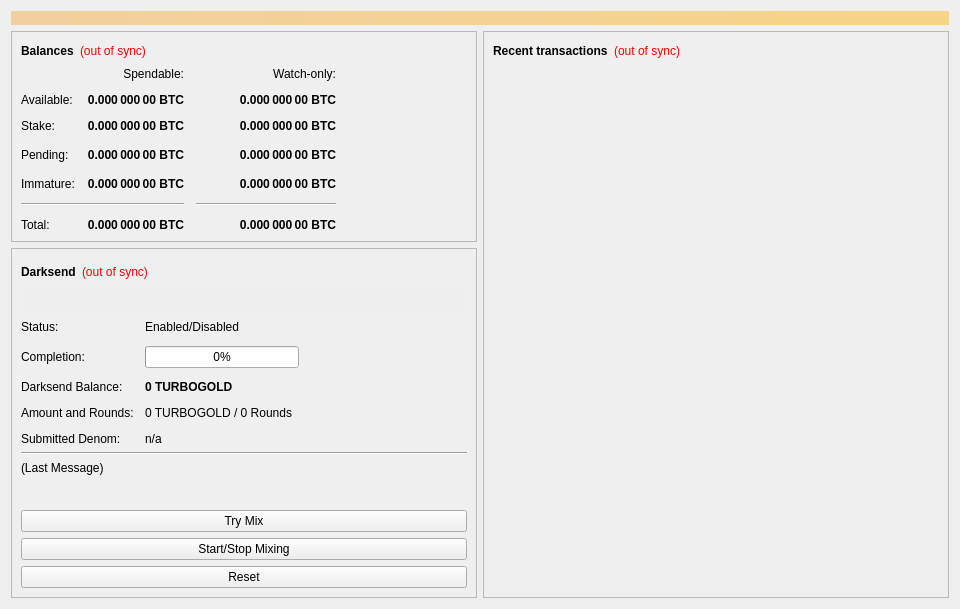
<?xml version="1.0" encoding="UTF-8"?>
<ui version="4.0">
 <class>OverviewPage</class>
 <widget class="QWidget" name="OverviewPage">
  <property name="geometry">
   <rect>
    <x>0</x>
    <y>0</y>
    <width>960</width>
    <height>594</height>
   </rect>
  </property>
  <property name="minimumSize">
   <size>
    <width>960</width>
    <height>0</height>
   </size>
  </property>
  <property name="windowTitle">
   <string>Form</string>
  </property>
  <layout class="QVBoxLayout" name="topLayout">
   <item>
    <widget class="QLabel" name="labelAlerts">
     <property name="visible">
      <bool>false</bool>
     </property>
     <property name="styleSheet">
      <string notr="true">background-color: qlineargradient(x1: 0, y1: 0, x2: 1, y2: 0, stop:0 #F0D0A0, stop:1 #F8D488); color:#000000;</string>
     </property>
     <property name="wordWrap">
      <bool>true</bool>
     </property>
     <property name="margin">
      <number>3</number>
     </property>
    </widget>
   </item>
   <item>
    <layout class="QHBoxLayout" name="horizontalLayout" stretch="1,1">
     <item>
      <layout class="QVBoxLayout" name="verticalLayout_2">
       <item>
        <widget class="QFrame" name="frame">
         <property name="frameShape">
          <enum>QFrame::StyledPanel</enum>
         </property>
         <property name="frameShadow">
          <enum>QFrame::Raised</enum>
         </property>
         <layout class="QVBoxLayout" name="verticalLayout_4">
          <item>
           <layout class="QHBoxLayout" name="horizontalLayout_4">
            <item>
             <widget class="QLabel" name="label_5">
              <property name="font">
               <font>
                <weight>75</weight>
                <bold>true</bold>
               </font>
              </property>
              <property name="text">
               <string>Balances</string>
              </property>
             </widget>
            </item>
            <item>
             <widget class="QLabel" name="labelWalletStatus">
              <property name="cursor">
               <cursorShape>WhatsThisCursor</cursorShape>
              </property>
              <property name="toolTip">
               <string>The displayed information may be out of date. Your wallet automatically synchronizes with the Turbogold network after a connection is established, but this process has not completed yet.</string>
              </property>
              <property name="styleSheet">
               <string notr="true">QLabel { color: red; }</string>
              </property>
              <property name="text">
               <string notr="true">(out of sync)</string>
              </property>
              <property name="alignment">
               <set>Qt::AlignLeading|Qt::AlignLeft|Qt::AlignVCenter</set>
              </property>
             </widget>
            </item>
            <item>
             <spacer name="horizontalSpacer_3">
              <property name="orientation">
               <enum>Qt::Horizontal</enum>
              </property>
              <property name="sizeHint" stdset="0">
               <size>
                <width>40</width>
                <height>20</height>
               </size>
              </property>
             </spacer>
            </item>
           </layout>
          </item>
          <item>
           <layout class="QGridLayout" name="gridLayout">
            <property name="spacing">
             <number>12</number>
            </property>
            <item row="3" column="2">
             <widget class="QLabel" name="labelWatchPending">
              <property name="font">
               <font>
                <weight>75</weight>
                <bold>true</bold>
               </font>
              </property>
              <property name="cursor">
               <cursorShape>IBeamCursor</cursorShape>
              </property>
              <property name="toolTip">
               <string>Unconfirmed transactions to watch-only addresses</string>
              </property>
              <property name="text">
               <string notr="true">0.000 000 00 BTC</string>
              </property>
              <property name="alignment">
               <set>Qt::AlignRight|Qt::AlignTrailing|Qt::AlignVCenter</set>
              </property>
              <property name="textInteractionFlags">
               <set>Qt::LinksAccessibleByMouse|Qt::TextSelectableByKeyboard|Qt::TextSelectableByMouse</set>
              </property>
             </widget>
            </item>
            <item row="3" column="1">
             <widget class="QLabel" name="labelUnconfirmed">
              <property name="font">
               <font>
                <weight>75</weight>
                <bold>true</bold>
               </font>
              </property>
              <property name="cursor">
               <cursorShape>IBeamCursor</cursorShape>
              </property>
              <property name="toolTip">
               <string>Total of transactions that have yet to be confirmed, and do not yet count toward the spendable balance</string>
              </property>
              <property name="text">
               <string notr="true">0.000 000 00 BTC</string>
              </property>
              <property name="alignment">
               <set>Qt::AlignRight|Qt::AlignTrailing|Qt::AlignVCenter</set>
              </property>
              <property name="textInteractionFlags">
               <set>Qt::LinksAccessibleByMouse|Qt::TextSelectableByKeyboard|Qt::TextSelectableByMouse</set>
              </property>
             </widget>
            </item>
            <item row="4" column="2">
             <widget class="QLabel" name="labelWatchImmature">
              <property name="font">
               <font>
                <weight>75</weight>
                <bold>true</bold>
               </font>
              </property>
              <property name="cursor">
               <cursorShape>IBeamCursor</cursorShape>
              </property>
              <property name="toolTip">
               <string>Mined balance in watch-only addresses that has not yet matured</string>
              </property>
              <property name="text">
               <string notr="true">0.000 000 00 BTC</string>
              </property>
              <property name="alignment">
               <set>Qt::AlignRight|Qt::AlignTrailing|Qt::AlignVCenter</set>
              </property>
              <property name="textInteractionFlags">
               <set>Qt::LinksAccessibleByMouse|Qt::TextSelectableByKeyboard|Qt::TextSelectableByMouse</set>
              </property>
             </widget>
            </item>
            <item row="5" column="0" colspan="2">
             <widget class="Line" name="lineSpendableBalance">
              <property name="orientation">
               <enum>Qt::Horizontal</enum>
              </property>
             </widget>
            </item>
            <item row="5" column="2">
             <widget class="Line" name="lineWatchBalance">
              <property name="sizePolicy">
               <sizepolicy hsizetype="Preferred" vsizetype="Fixed">
                <horstretch>0</horstretch>
                <verstretch>0</verstretch>
               </sizepolicy>
              </property>
              <property name="minimumSize">
               <size>
                <width>140</width>
                <height>0</height>
               </size>
              </property>
              <property name="orientation">
               <enum>Qt::Horizontal</enum>
              </property>
             </widget>
            </item>
            <item row="6" column="0">
             <widget class="QLabel" name="labelTotalText">
              <property name="text">
               <string>Total:</string>
              </property>
             </widget>
            </item>
            <item row="4" column="1">
             <widget class="QLabel" name="labelImmature">
              <property name="font">
               <font>
                <weight>75</weight>
                <bold>true</bold>
               </font>
              </property>
              <property name="cursor">
               <cursorShape>IBeamCursor</cursorShape>
              </property>
              <property name="toolTip">
               <string>Mined balance that has not yet matured</string>
              </property>
              <property name="text">
               <string notr="true">0.000 000 00 BTC</string>
              </property>
              <property name="alignment">
               <set>Qt::AlignRight|Qt::AlignTrailing|Qt::AlignVCenter</set>
              </property>
              <property name="textInteractionFlags">
               <set>Qt::LinksAccessibleByMouse|Qt::TextSelectableByKeyboard|Qt::TextSelectableByMouse</set>
              </property>
             </widget>
            </item>
            <item row="3" column="3">
             <spacer name="horizontalSpacer_2">
              <property name="orientation">
               <enum>Qt::Horizontal</enum>
              </property>
              <property name="sizeHint" stdset="0">
               <size>
                <width>40</width>
                <height>20</height>
               </size>
              </property>
             </spacer>
            </item>
            <item row="4" column="0">
             <widget class="QLabel" name="labelImmatureText">
              <property name="text">
               <string>Immature:</string>
              </property>
             </widget>
            </item>
            <item row="6" column="1">
             <widget class="QLabel" name="labelTotal">
              <property name="font">
               <font>
                <weight>75</weight>
                <bold>true</bold>
               </font>
              </property>
              <property name="cursor">
               <cursorShape>IBeamCursor</cursorShape>
              </property>
              <property name="toolTip">
               <string>Your current total balance</string>
              </property>
              <property name="text">
               <string notr="true">0.000 000 00 BTC</string>
              </property>
              <property name="alignment">
               <set>Qt::AlignRight|Qt::AlignTrailing|Qt::AlignVCenter</set>
              </property>
              <property name="textInteractionFlags">
               <set>Qt::LinksAccessibleByMouse|Qt::TextSelectableByKeyboard|Qt::TextSelectableByMouse</set>
              </property>
             </widget>
            </item>
            <item row="6" column="2">
             <widget class="QLabel" name="labelWatchTotal">
              <property name="font">
               <font>
                <weight>75</weight>
                <bold>true</bold>
               </font>
              </property>
              <property name="cursor">
               <cursorShape>IBeamCursor</cursorShape>
              </property>
              <property name="toolTip">
               <string>Current total balance in watch-only addresses</string>
              </property>
              <property name="text">
               <string notr="true">0.000 000 00 BTC</string>
              </property>
              <property name="alignment">
               <set>Qt::AlignRight|Qt::AlignTrailing|Qt::AlignVCenter</set>
              </property>
              <property name="textInteractionFlags">
               <set>Qt::LinksAccessibleByMouse|Qt::TextSelectableByKeyboard|Qt::TextSelectableByMouse</set>
              </property>
             </widget>
            </item>
            <item row="0" column="2">
             <widget class="QLabel" name="labelWatchonly">
              <property name="text">
               <string>Watch-only:</string>
              </property>
              <property name="alignment">
               <set>Qt::AlignRight|Qt::AlignTrailing|Qt::AlignVCenter</set>
              </property>
             </widget>
            </item>
            <item row="1" column="0">
             <widget class="QLabel" name="labelBalanceText">
              <property name="text">
               <string>Available:</string>
              </property>
             </widget>
            </item>
            <item row="1" column="1">
             <widget class="QLabel" name="labelBalance">
              <property name="font">
               <font>
                <weight>75</weight>
                <bold>true</bold>
               </font>
              </property>
              <property name="cursor">
               <cursorShape>IBeamCursor</cursorShape>
              </property>
              <property name="toolTip">
               <string>Your current spendable balance</string>
              </property>
              <property name="text">
               <string notr="true">0.000 000 00 BTC</string>
              </property>
              <property name="alignment">
               <set>Qt::AlignRight|Qt::AlignTrailing|Qt::AlignVCenter</set>
              </property>
              <property name="textInteractionFlags">
               <set>Qt::LinksAccessibleByMouse|Qt::TextSelectableByKeyboard|Qt::TextSelectableByMouse</set>
              </property>
             </widget>
            </item>
            <item row="2" column="0">
             <widget class="QLabel" name="label_10">
              <property name="text">
               <string>Stake:</string>
              </property>
             </widget>
            </item>
            <item row="2" column="1">
             <widget class="QLabel" name="labelStake">
              <property name="font">
               <font>
                <weight>75</weight>
                <bold>true</bold>
               </font>
              </property>
              <property name="cursor">
               <cursorShape>IBeamCursor</cursorShape>
              </property>
              <property name="toolTip">
               <string>Total of coins that was staked, and do not yet count toward the current balance</string>
              </property>
              <property name="text">
               <string notr="true">0.000 000 00 BTC</string>
              </property>
              <property name="alignment">
               <set>Qt::AlignRight|Qt::AlignTrailing|Qt::AlignVCenter</set>
              </property>
              <property name="textInteractionFlags">
               <set>Qt::LinksAccessibleByMouse|Qt::TextSelectableByKeyboard|Qt::TextSelectableByMouse</set>
              </property>
             </widget>
            </item>
            <item row="2" column="2">
             <widget class="QLabel" name="labelWatchStake">
              <property name="font">
               <font>
                <weight>75</weight>
                <bold>true</bold>
               </font>
              </property>
              <property name="cursor">
               <cursorShape>IBeamCursor</cursorShape>
              </property>
              <property name="toolTip">
               <string>Total of coins that was staked in watch-only addresses, and do not yet count toward the current watch-only balance</string>
              </property>
              <property name="text">
               <string notr="true">0.000 000 00 BTC</string>
              </property>
              <property name="alignment">
               <set>Qt::AlignRight|Qt::AlignTrailing|Qt::AlignVCenter</set>
              </property>
              <property name="textInteractionFlags">
               <set>Qt::LinksAccessibleByMouse|Qt::TextSelectableByKeyboard|Qt::TextSelectableByMouse</set>
              </property>
             </widget>
            </item>
            <item row="1" column="2">
             <widget class="QLabel" name="labelWatchAvailable">
              <property name="font">
               <font>
                <weight>75</weight>
                <bold>true</bold>
               </font>
              </property>
              <property name="cursor">
               <cursorShape>IBeamCursor</cursorShape>
              </property>
              <property name="toolTip">
               <string>Your current balance in watch-only addresses</string>
              </property>
              <property name="text">
               <string notr="true">0.000 000 00 BTC</string>
              </property>
              <property name="alignment">
               <set>Qt::AlignRight|Qt::AlignTrailing|Qt::AlignVCenter</set>
              </property>
              <property name="textInteractionFlags">
               <set>Qt::LinksAccessibleByMouse|Qt::TextSelectableByKeyboard|Qt::TextSelectableByMouse</set>
              </property>
             </widget>
            </item>
            <item row="3" column="0">
             <widget class="QLabel" name="labelPendingText">
              <property name="text">
               <string>Pending:</string>
              </property>
             </widget>
            </item>
            <item row="0" column="1">
             <widget class="QLabel" name="labelSpendable">
              <property name="text">
               <string>Spendable:</string>
              </property>
              <property name="alignment">
               <set>Qt::AlignRight|Qt::AlignTrailing|Qt::AlignVCenter</set>
              </property>
             </widget>
            </item>
           </layout>
          </item>
         </layout>
        </widget>
       </item>
       <item>
        <widget class="QFrame" name="frameDarksend">
         <property name="sizePolicy">
          <sizepolicy hsizetype="Expanding" vsizetype="Expanding">
           <horstretch>0</horstretch>
           <verstretch>0</verstretch>
          </sizepolicy>
         </property>
         <property name="minimumSize">
          <size>
           <width>0</width>
           <height>350</height>
          </size>
         </property>
         <property name="layoutDirection">
          <enum>Qt::LeftToRight</enum>
         </property>
         <property name="frameShape">
          <enum>QFrame::StyledPanel</enum>
         </property>
         <property name="frameShadow">
          <enum>QFrame::Raised</enum>
         </property>
         <layout class="QVBoxLayout" name="verticalLayout_5">
          <item>
           <layout class="QHBoxLayout" name="horizontalLayout_5">
            <item>
             <widget class="QLabel" name="label_2">
              <property name="font">
               <font>
                <weight>75</weight>
                <bold>true</bold>
               </font>
              </property>
              <property name="text">
               <string>Darksend</string>
              </property>
             </widget>
            </item>
            <item>
             <widget class="QLabel" name="labelDarksendSyncStatus">
              <property name="toolTip">
               <string>The displayed information may be out of date. Your wallet automatically synchronizes with the Turbogold network after a connection is established, but this process has not completed yet.</string>
              </property>
              <property name="styleSheet">
               <string notr="true">QLabel { color: red; }</string>
              </property>
              <property name="text">
               <string notr="true">(out of sync)</string>
              </property>
              <property name="alignment">
               <set>Qt::AlignLeading|Qt::AlignLeft|Qt::AlignVCenter</set>
              </property>
             </widget>
            </item>
            <item>
             <spacer name="horizontalSpacer_4">
              <property name="orientation">
               <enum>Qt::Horizontal</enum>
              </property>
              <property name="sizeHint" stdset="0">
               <size>
                <width>40</width>
                <height>20</height>
               </size>
              </property>
             </spacer>
            </item>
           </layout>
          </item>
          <item>
           <widget class="QPushButton" name="runAutoDenom">
            <property name="palette">
             <palette>
              <active>
               <colorrole role="WindowText">
                <brush brushstyle="SolidPattern">
                 <color alpha="255">
                  <red>0</red>
                  <green>0</green>
                  <blue>0</blue>
                 </color>
                </brush>
               </colorrole>
               <colorrole role="Button">
                <brush brushstyle="SolidPattern">
                 <color alpha="255">
                  <red>239</red>
                  <green>238</green>
                  <blue>238</blue>
                 </color>
                </brush>
               </colorrole>
               <colorrole role="Light">
                <brush brushstyle="SolidPattern">
                 <color alpha="255">
                  <red>255</red>
                  <green>255</green>
                  <blue>255</blue>
                 </color>
                </brush>
               </colorrole>
               <colorrole role="Midlight">
                <brush brushstyle="SolidPattern">
                 <color alpha="255">
                  <red>247</red>
                  <green>246</green>
                  <blue>246</blue>
                 </color>
                </brush>
               </colorrole>
               <colorrole role="Dark">
                <brush brushstyle="SolidPattern">
                 <color alpha="255">
                  <red>119</red>
                  <green>119</green>
                  <blue>119</blue>
                 </color>
                </brush>
               </colorrole>
               <colorrole role="Mid">
                <brush brushstyle="SolidPattern">
                 <color alpha="255">
                  <red>159</red>
                  <green>159</green>
                  <blue>159</blue>
                 </color>
                </brush>
               </colorrole>
               <colorrole role="Text">
                <brush brushstyle="SolidPattern">
                 <color alpha="255">
                  <red>0</red>
                  <green>0</green>
                  <blue>0</blue>
                 </color>
                </brush>
               </colorrole>
               <colorrole role="BrightText">
                <brush brushstyle="SolidPattern">
                 <color alpha="255">
                  <red>255</red>
                  <green>255</green>
                  <blue>255</blue>
                 </color>
                </brush>
               </colorrole>
               <colorrole role="ButtonText">
                <brush brushstyle="SolidPattern">
                 <color alpha="255">
                  <red>0</red>
                  <green>0</green>
                  <blue>0</blue>
                 </color>
                </brush>
               </colorrole>
               <colorrole role="Base">
                <brush brushstyle="SolidPattern">
                 <color alpha="255">
                  <red>255</red>
                  <green>255</green>
                  <blue>255</blue>
                 </color>
                </brush>
               </colorrole>
               <colorrole role="Window">
                <brush brushstyle="SolidPattern">
                 <color alpha="255">
                  <red>239</red>
                  <green>238</green>
                  <blue>238</blue>
                 </color>
                </brush>
               </colorrole>
               <colorrole role="Shadow">
                <brush brushstyle="SolidPattern">
                 <color alpha="255">
                  <red>0</red>
                  <green>0</green>
                  <blue>0</blue>
                 </color>
                </brush>
               </colorrole>
               <colorrole role="AlternateBase">
                <brush brushstyle="SolidPattern">
                 <color alpha="255">
                  <red>247</red>
                  <green>246</green>
                  <blue>246</blue>
                 </color>
                </brush>
               </colorrole>
               <colorrole role="ToolTipBase">
                <brush brushstyle="SolidPattern">
                 <color alpha="255">
                  <red>255</red>
                  <green>255</green>
                  <blue>220</blue>
                 </color>
                </brush>
               </colorrole>
               <colorrole role="ToolTipText">
                <brush brushstyle="SolidPattern">
                 <color alpha="255">
                  <red>0</red>
                  <green>0</green>
                  <blue>0</blue>
                 </color>
                </brush>
               </colorrole>
              </active>
              <inactive>
               <colorrole role="WindowText">
                <brush brushstyle="SolidPattern">
                 <color alpha="255">
                  <red>0</red>
                  <green>0</green>
                  <blue>0</blue>
                 </color>
                </brush>
               </colorrole>
               <colorrole role="Button">
                <brush brushstyle="SolidPattern">
                 <color alpha="255">
                  <red>239</red>
                  <green>238</green>
                  <blue>238</blue>
                 </color>
                </brush>
               </colorrole>
               <colorrole role="Light">
                <brush brushstyle="SolidPattern">
                 <color alpha="255">
                  <red>255</red>
                  <green>255</green>
                  <blue>255</blue>
                 </color>
                </brush>
               </colorrole>
               <colorrole role="Midlight">
                <brush brushstyle="SolidPattern">
                 <color alpha="255">
                  <red>247</red>
                  <green>246</green>
                  <blue>246</blue>
                 </color>
                </brush>
               </colorrole>
               <colorrole role="Dark">
                <brush brushstyle="SolidPattern">
                 <color alpha="255">
                  <red>119</red>
                  <green>119</green>
                  <blue>119</blue>
                 </color>
                </brush>
               </colorrole>
               <colorrole role="Mid">
                <brush brushstyle="SolidPattern">
                 <color alpha="255">
                  <red>159</red>
                  <green>159</green>
                  <blue>159</blue>
                 </color>
                </brush>
               </colorrole>
               <colorrole role="Text">
                <brush brushstyle="SolidPattern">
                 <color alpha="255">
                  <red>0</red>
                  <green>0</green>
                  <blue>0</blue>
                 </color>
                </brush>
               </colorrole>
               <colorrole role="BrightText">
                <brush brushstyle="SolidPattern">
                 <color alpha="255">
                  <red>255</red>
                  <green>255</green>
                  <blue>255</blue>
                 </color>
                </brush>
               </colorrole>
               <colorrole role="ButtonText">
                <brush brushstyle="SolidPattern">
                 <color alpha="255">
                  <red>0</red>
                  <green>0</green>
                  <blue>0</blue>
                 </color>
                </brush>
               </colorrole>
               <colorrole role="Base">
                <brush brushstyle="SolidPattern">
                 <color alpha="255">
                  <red>255</red>
                  <green>255</green>
                  <blue>255</blue>
                 </color>
                </brush>
               </colorrole>
               <colorrole role="Window">
                <brush brushstyle="SolidPattern">
                 <color alpha="255">
                  <red>239</red>
                  <green>238</green>
                  <blue>238</blue>
                 </color>
                </brush>
               </colorrole>
               <colorrole role="Shadow">
                <brush brushstyle="SolidPattern">
                 <color alpha="255">
                  <red>0</red>
                  <green>0</green>
                  <blue>0</blue>
                 </color>
                </brush>
               </colorrole>
               <colorrole role="AlternateBase">
                <brush brushstyle="SolidPattern">
                 <color alpha="255">
                  <red>247</red>
                  <green>246</green>
                  <blue>246</blue>
                 </color>
                </brush>
               </colorrole>
               <colorrole role="ToolTipBase">
                <brush brushstyle="SolidPattern">
                 <color alpha="255">
                  <red>255</red>
                  <green>255</green>
                  <blue>220</blue>
                 </color>
                </brush>
               </colorrole>
               <colorrole role="ToolTipText">
                <brush brushstyle="SolidPattern">
                 <color alpha="255">
                  <red>0</red>
                  <green>0</green>
                  <blue>0</blue>
                 </color>
                </brush>
               </colorrole>
              </inactive>
              <disabled>
               <colorrole role="WindowText">
                <brush brushstyle="SolidPattern">
                 <color alpha="255">
                  <red>119</red>
                  <green>119</green>
                  <blue>119</blue>
                 </color>
                </brush>
               </colorrole>
               <colorrole role="Button">
                <brush brushstyle="SolidPattern">
                 <color alpha="255">
                  <red>239</red>
                  <green>238</green>
                  <blue>238</blue>
                 </color>
                </brush>
               </colorrole>
               <colorrole role="Light">
                <brush brushstyle="SolidPattern">
                 <color alpha="255">
                  <red>255</red>
                  <green>255</green>
                  <blue>255</blue>
                 </color>
                </brush>
               </colorrole>
               <colorrole role="Midlight">
                <brush brushstyle="SolidPattern">
                 <color alpha="255">
                  <red>247</red>
                  <green>246</green>
                  <blue>246</blue>
                 </color>
                </brush>
               </colorrole>
               <colorrole role="Dark">
                <brush brushstyle="SolidPattern">
                 <color alpha="255">
                  <red>119</red>
                  <green>119</green>
                  <blue>119</blue>
                 </color>
                </brush>
               </colorrole>
               <colorrole role="Mid">
                <brush brushstyle="SolidPattern">
                 <color alpha="255">
                  <red>159</red>
                  <green>159</green>
                  <blue>159</blue>
                 </color>
                </brush>
               </colorrole>
               <colorrole role="Text">
                <brush brushstyle="SolidPattern">
                 <color alpha="255">
                  <red>119</red>
                  <green>119</green>
                  <blue>119</blue>
                 </color>
                </brush>
               </colorrole>
               <colorrole role="BrightText">
                <brush brushstyle="SolidPattern">
                 <color alpha="255">
                  <red>255</red>
                  <green>255</green>
                  <blue>255</blue>
                 </color>
                </brush>
               </colorrole>
               <colorrole role="ButtonText">
                <brush brushstyle="SolidPattern">
                 <color alpha="255">
                  <red>119</red>
                  <green>119</green>
                  <blue>119</blue>
                 </color>
                </brush>
               </colorrole>
               <colorrole role="Base">
                <brush brushstyle="SolidPattern">
                 <color alpha="255">
                  <red>239</red>
                  <green>238</green>
                  <blue>238</blue>
                 </color>
                </brush>
               </colorrole>
               <colorrole role="Window">
                <brush brushstyle="SolidPattern">
                 <color alpha="255">
                  <red>239</red>
                  <green>238</green>
                  <blue>238</blue>
                 </color>
                </brush>
               </colorrole>
               <colorrole role="Shadow">
                <brush brushstyle="SolidPattern">
                 <color alpha="255">
                  <red>0</red>
                  <green>0</green>
                  <blue>0</blue>
                 </color>
                </brush>
               </colorrole>
               <colorrole role="AlternateBase">
                <brush brushstyle="SolidPattern">
                 <color alpha="255">
                  <red>239</red>
                  <green>238</green>
                  <blue>238</blue>
                 </color>
                </brush>
               </colorrole>
               <colorrole role="ToolTipBase">
                <brush brushstyle="SolidPattern">
                 <color alpha="255">
                  <red>255</red>
                  <green>255</green>
                  <blue>220</blue>
                 </color>
                </brush>
               </colorrole>
               <colorrole role="ToolTipText">
                <brush brushstyle="SolidPattern">
                 <color alpha="255">
                  <red>0</red>
                  <green>0</green>
                  <blue>0</blue>
                 </color>
                </brush>
               </colorrole>
              </disabled>
             </palette>
            </property>
            <property name="focusPolicy">
             <enum>Qt::NoFocus</enum>
            </property>
            <property name="autoFillBackground">
             <bool>true</bool>
            </property>
            <property name="text">
             <string/>
            </property>
            <property name="flat">
             <bool>true</bool>
            </property>
           </widget>
          </item>
          <item>
           <layout class="QFormLayout" name="formLayout">
            <property name="fieldGrowthPolicy">
             <enum>QFormLayout::AllNonFixedFieldsGrow</enum>
            </property>
            <property name="horizontalSpacing">
             <number>11</number>
            </property>
            <property name="verticalSpacing">
             <number>12</number>
            </property>
            <item row="0" column="0">
             <widget class="QLabel" name="label_6">
              <property name="text">
               <string>Status:</string>
              </property>
             </widget>
            </item>
            <item row="1" column="0">
             <widget class="QLabel" name="label_7">
              <property name="text">
               <string>Completion:</string>
              </property>
             </widget>
            </item>
            <item row="1" column="1">
             <widget class="QProgressBar" name="darksendProgress">
              <property name="maximumSize">
               <size>
                <width>154</width>
                <height>16777215</height>
               </size>
              </property>
              <property name="value">
               <number>0</number>
              </property>
             </widget>
            </item>
            <item row="3" column="0">
             <widget class="QLabel" name="labelAnonymizedText">
              <property name="text">
               <string>Darksend Balance:</string>
              </property>
             </widget>
            </item>
            <item row="3" column="1">
             <widget class="QLabel" name="labelAnonymized">
              <property name="font">
               <font>
                <weight>75</weight>
                <bold>true</bold>
               </font>
              </property>
              <property name="text">
               <string notr="true">0 TURBOGOLD</string>
              </property>
             </widget>
            </item>
            <item row="4" column="0">
             <widget class="QLabel" name="label_8">
              <property name="text">
               <string>Amount and Rounds:</string>
              </property>
             </widget>
            </item>
            <item row="4" column="1">
             <widget class="QLabel" name="labelAmountRounds">
              <property name="text">
               <string>0 TURBOGOLD / 0 Rounds</string>
              </property>
             </widget>
            </item>
            <item row="5" column="0">
             <widget class="QLabel" name="label_9">
              <property name="text">
               <string>Submitted Denom:</string>
              </property>
             </widget>
            </item>
            <item row="5" column="1">
             <widget class="QLabel" name="labelSubmittedDenom">
              <property name="toolTip">
               <string>The denominations you submitted to the Masternode.&lt;br&gt;To mix, other users must submit the exact same denominations.</string>
              </property>
              <property name="text">
               <string>n/a</string>
              </property>
             </widget>
            </item>
            <item row="0" column="1">
             <widget class="QLabel" name="darksendEnabled">
              <property name="text">
               <string>Enabled/Disabled</string>
              </property>
             </widget>
            </item>
           </layout>
          </item>
          <item>
           <widget class="Line" name="lineLastMessage">
            <property name="orientation">
             <enum>Qt::Horizontal</enum>
            </property>
           </widget>
          </item>
          <item>
           <widget class="QLabel" name="darksendStatus">
            <property name="minimumSize">
             <size>
              <width>288</width>
              <height>43</height>
             </size>
            </property>
            <property name="text">
             <string>(Last Message)</string>
            </property>
            <property name="alignment">
             <set>Qt::AlignLeading|Qt::AlignLeft|Qt::AlignTop</set>
            </property>
            <property name="wordWrap">
             <bool>true</bool>
            </property>
           </widget>
          </item>
          <item>
           <widget class="QPushButton" name="darksendAuto">
            <property name="sizePolicy">
             <sizepolicy hsizetype="MinimumExpanding" vsizetype="Fixed">
              <horstretch>0</horstretch>
              <verstretch>0</verstretch>
             </sizepolicy>
            </property>
            <property name="toolTip">
             <string>Try to manually submit a Darksend request.</string>
            </property>
            <property name="text">
             <string>Try Mix</string>
            </property>
           </widget>
          </item>
          <item>
           <widget class="QPushButton" name="toggleDarksend">
            <property name="sizePolicy">
             <sizepolicy hsizetype="MinimumExpanding" vsizetype="Fixed">
              <horstretch>0</horstretch>
              <verstretch>0</verstretch>
             </sizepolicy>
            </property>
            <property name="text">
             <string>Start/Stop Mixing</string>
            </property>
           </widget>
          </item>
          <item>
           <widget class="QPushButton" name="darksendReset">
            <property name="sizePolicy">
             <sizepolicy hsizetype="MinimumExpanding" vsizetype="Fixed">
              <horstretch>0</horstretch>
              <verstretch>0</verstretch>
             </sizepolicy>
            </property>
            <property name="toolTip">
             <string>Reset the current status of Darksend (can interrupt Darksend if it's in the process of Mixing, which can cost you money!)</string>
            </property>
            <property name="autoFillBackground">
             <bool>false</bool>
            </property>
            <property name="text">
             <string>Reset</string>
            </property>
           </widget>
          </item>
         </layout>
        </widget>
       </item>
       <item>
        <spacer name="verticalSpacer">
         <property name="orientation">
          <enum>Qt::Vertical</enum>
         </property>
         <property name="sizeHint" stdset="0">
          <size>
           <width>20</width>
           <height>40</height>
          </size>
         </property>
        </spacer>
       </item>
      </layout>
     </item>
     <item>
      <layout class="QVBoxLayout" name="verticalLayout_3">
       <item>
        <widget class="QFrame" name="frame_2">
         <property name="frameShape">
          <enum>QFrame::StyledPanel</enum>
         </property>
         <property name="frameShadow">
          <enum>QFrame::Raised</enum>
         </property>
         <layout class="QVBoxLayout" name="verticalLayout">
          <item>
           <layout class="QHBoxLayout" name="horizontalLayout_2">
            <item>
             <widget class="QLabel" name="label_4">
              <property name="font">
               <font>
                <weight>75</weight>
                <bold>true</bold>
               </font>
              </property>
              <property name="text">
               <string>Recent transactions</string>
              </property>
             </widget>
            </item>
            <item>
             <widget class="QLabel" name="labelTransactionsStatus">
              <property name="cursor">
               <cursorShape>WhatsThisCursor</cursorShape>
              </property>
              <property name="toolTip">
               <string>The displayed information may be out of date. Your wallet automatically synchronizes with the Turbogold network after a connection is established, but this process has not completed yet.</string>
              </property>
              <property name="styleSheet">
               <string notr="true">QLabel { color: red; }</string>
              </property>
              <property name="text">
               <string notr="true">(out of sync)</string>
              </property>
              <property name="alignment">
               <set>Qt::AlignRight|Qt::AlignTrailing|Qt::AlignVCenter</set>
              </property>
             </widget>
            </item>
            <item>
             <spacer name="horizontalSpacer">
              <property name="orientation">
               <enum>Qt::Horizontal</enum>
              </property>
              <property name="sizeHint" stdset="0">
               <size>
                <width>40</width>
                <height>20</height>
               </size>
              </property>
             </spacer>
            </item>
           </layout>
          </item>
          <item>
           <widget class="QListView" name="listTransactions">
            <property name="styleSheet">
             <string notr="true">QListView { background: transparent; }</string>
            </property>
            <property name="frameShape">
             <enum>QFrame::NoFrame</enum>
            </property>
            <property name="verticalScrollBarPolicy">
             <enum>Qt::ScrollBarAlwaysOff</enum>
            </property>
            <property name="horizontalScrollBarPolicy">
             <enum>Qt::ScrollBarAlwaysOff</enum>
            </property>
            <property name="selectionMode">
             <enum>QAbstractItemView::NoSelection</enum>
            </property>
           </widget>
          </item>
         </layout>
        </widget>
       </item>
      </layout>
     </item>
    </layout>
   </item>
  </layout>
 </widget>
 <resources/>
 <connections/>
</ui>
